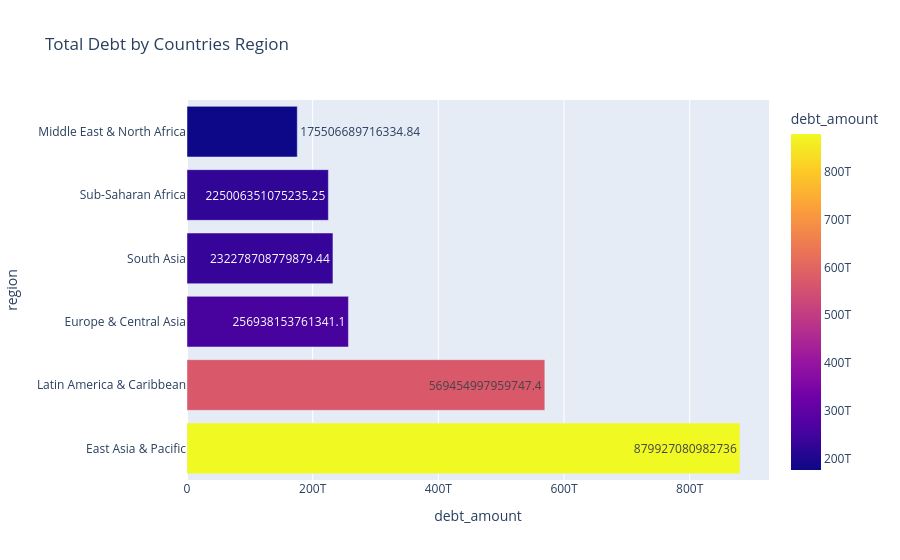

Notebook code cell kept with this figure:
### Code cell
fig.show()

### Figure 1 — Plotly figure (JSON) as saved in the notebook; plotly's stock layout.template omitted (floating-point values rounded to 4 significant figures)
{"data": [{"hovertemplate": "debt_amount=%{marker.color}<br>region=%{y}<extra></extra>", "legendgroup": "", "marker": {"color": [879900000000000.0, 569500000000000.0, 256900000000000.0, 232300000000000.0, 225000000000000.0, 175500000000000.0], "coloraxis": "coloraxis", "pattern": {"shape": ""}}, "name": "", "orientation": "h", "showlegend": false, "text": [879900000000000.0, 569500000000000.0, 256900000000000.0, 232300000000000.0, 225000000000000.0, 175500000000000.0], "textposition": "auto", "type": "bar", "x": [879900000000000.0, 569500000000000.0, 256900000000000.0, 232300000000000.0, 225000000000000.0, 175500000000000.0], "xaxis": "x", "y": ["East Asia & Pacific", "Latin America & Caribbean", "Europe & Central Asia", "South Asia", "Sub-Saharan Africa", "Middle East & North Africa"], "yaxis": "y"}], "layout": {"barmode": "relative", "coloraxis": {"colorbar": {"title": {"text": "debt_amount"}}, "colorscale": [[0, "#0d0887"], [0.1111, "#46039f"], [0.2222, "#7201a8"], [0.3333, "#9c179e"], [0.4444, "#bd3786"], [0.5556, "#d8576b"], [0.6667, "#ed7953"], [0.7778, "#fb9f3a"], [0.8889, "#fdca26"], [1, "#f0f921"]]}, "legend": {"tracegroupgap": 0}, "title": {"text": "Total Debt by Countries Region"}, "xaxis": {"anchor": "y", "domain": [0, 1], "title": {"text": "debt_amount"}}, "yaxis": {"anchor": "x", "domain": [0, 1], "title": {"text": "region"}}}}
